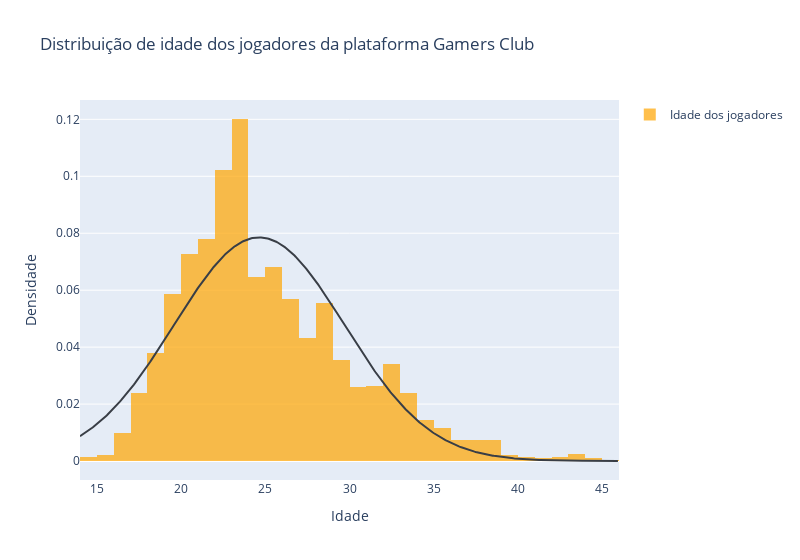

Write notebook code for a chart like this one.
### Code cell
# Histogram of player age
# Distribution curve over histogram
# Preparing data
x = np.array(players['age'])
# Remove NaN values
x = x[~np.isnan(x)]
# Remove x bigger than 47
x = x[x < 47]
print(x)
# Limit n bins to 20
fig = ff.create_distplot([x], ['Idade dos jogadores'], bin_size=1, show_rug=False, histnorm='probability', curve_type='normal')
# y = Densidade
# x = Idade
fig.update_layout(
    xaxis_title='Idade',
    yaxis_title='Densidade',
)
# fig width = 400px
fig.update_layout(width=800)
# Graph title = "Distribuição de idade dos jogadores da plataforma Gamers Club"
fig.update_layout(title='Distribuição de idade dos jogadores da plataforma Gamers Club')
# Set curve color to black
fig.update_traces(marker_color='#393E46')
# Set graph color to orange
fig.update_traces(selector=dict(type='histogram'), marker_color='orange')
fig.show()

### Figure 1 — Plotly figure (JSON) as saved in the notebook; plotly's stock layout.template omitted (floating-point values rounded to 4 significant figures; data arrays with more than 128 entries replaced by an {"elided": "..."} marker saying what was removed)
{"data": [{"autobinx": false, "histnorm": "probability", "legendgroup": "Idade dos jogadores", "marker": {"color": "orange"}, "name": "Idade dos jogadores", "opacity": 0.7, "type": "histogram", "x": {"elided": "1999 int values"}, "xaxis": "x", "xbins": {"end": 46, "size": 1, "start": 14}, "yaxis": "y"}, {"legendgroup": "Idade dos jogadores", "marker": {"color": "#393E46"}, "mode": "lines", "name": "Idade dos jogadores", "showlegend": false, "type": "scatter", "x": {"elided": "500 float values"}, "xaxis": "x", "y": {"elided": "500 float values"}, "yaxis": "y"}], "layout": {"barmode": "overlay", "hovermode": "closest", "legend": {"traceorder": "reversed"}, "title": {"text": "Distribuição de idade dos jogadores da plataforma Gamers Club"}, "width": 800, "xaxis": {"anchor": "y2", "domain": [0, 1], "title": {"text": "Idade"}, "zeroline": false}, "yaxis": {"anchor": "free", "domain": [0, 1], "position": 0, "title": {"text": "Densidade"}}}}
